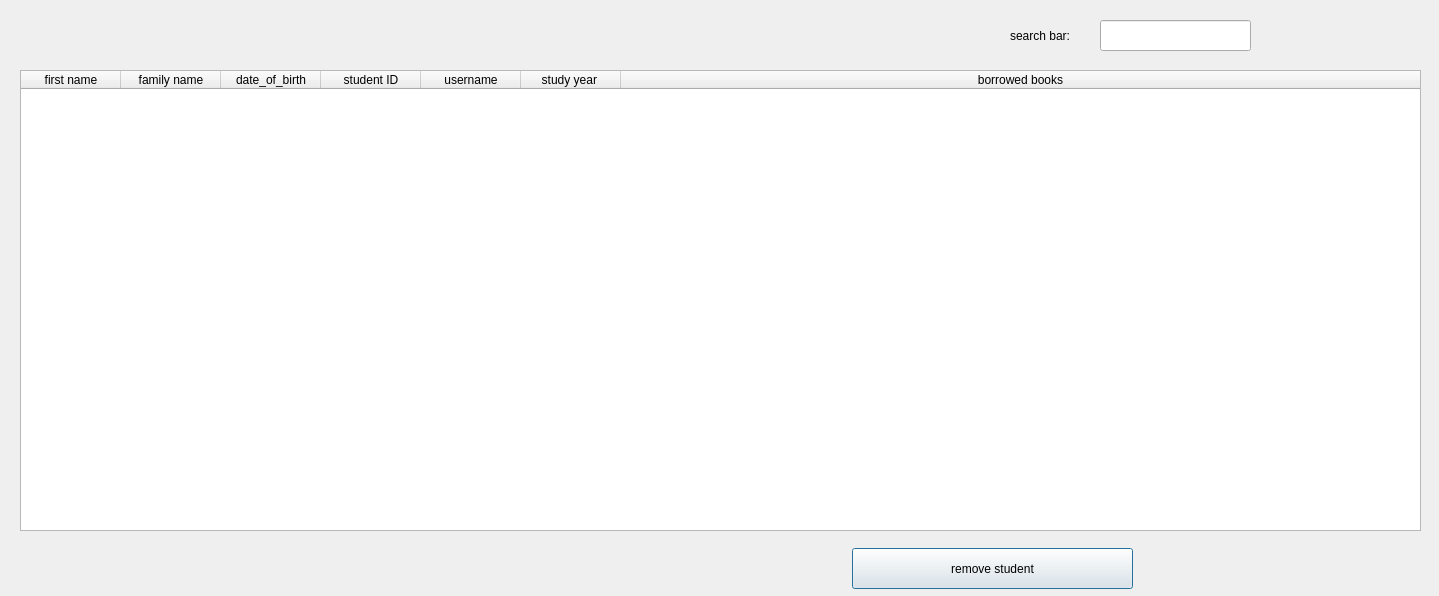
<?xml version="1.0" encoding="UTF-8"?>
<ui version="4.0">
 <class>table_students</class>
 <widget class="QDialog" name="table_students">
  <property name="geometry">
   <rect>
    <x>0</x>
    <y>0</y>
    <width>1439</width>
    <height>596</height>
   </rect>
  </property>
  <property name="windowTitle">
   <string>Dialog</string>
  </property>
  <widget class="QTableWidget" name="tableWidget">
   <property name="geometry">
    <rect>
     <x>20</x>
     <y>70</y>
     <width>1401</width>
     <height>461</height>
    </rect>
   </property>
   <attribute name="horizontalHeaderStretchLastSection">
    <bool>true</bool>
   </attribute>
   <column>
    <property name="text">
     <string>first name</string>
    </property>
   </column>
   <column>
    <property name="text">
     <string>family name</string>
    </property>
   </column>
   <column>
    <property name="text">
     <string>date_of_birth</string>
    </property>
   </column>
   <column>
    <property name="text">
     <string>student ID</string>
    </property>
   </column>
   <column>
    <property name="text">
     <string>username</string>
    </property>
   </column>
   <column>
    <property name="text">
     <string>study year </string>
    </property>
   </column>
   <column>
    <property name="text">
     <string>borrowed books</string>
    </property>
   </column>
  </widget>
  <widget class="QPushButton" name="remove_student">
   <property name="geometry">
    <rect>
     <x>852</x>
     <y>548</y>
     <width>281</width>
     <height>41</height>
    </rect>
   </property>
   <property name="text">
    <string>remove student</string>
   </property>
  </widget>
  <widget class="QLineEdit" name="searchBar">
   <property name="geometry">
    <rect>
     <x>1100</x>
     <y>20</y>
     <width>151</width>
     <height>31</height>
    </rect>
   </property>
  </widget>
  <widget class="QLabel" name="label">
   <property name="geometry">
    <rect>
     <x>1010</x>
     <y>20</y>
     <width>101</width>
     <height>31</height>
    </rect>
   </property>
   <property name="text">
    <string>search bar:</string>
   </property>
  </widget>
 </widget>
 <resources/>
 <connections/>
</ui>
